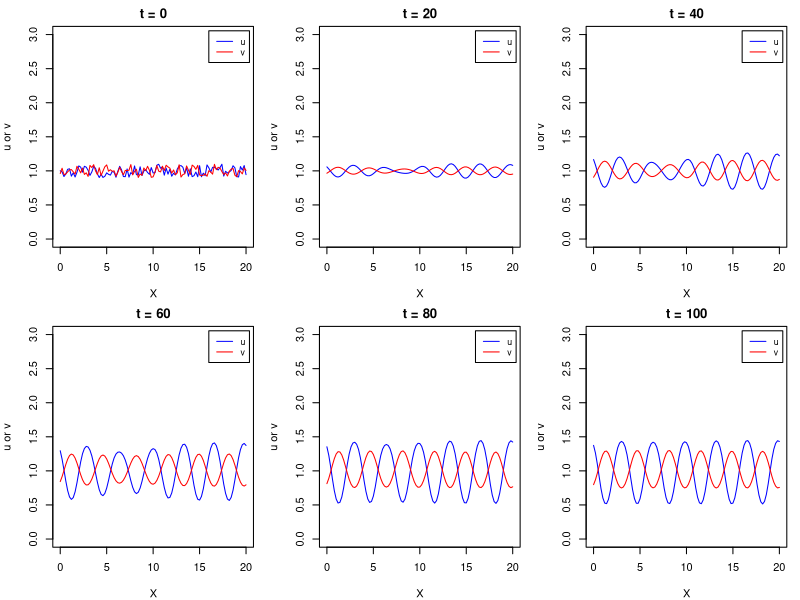
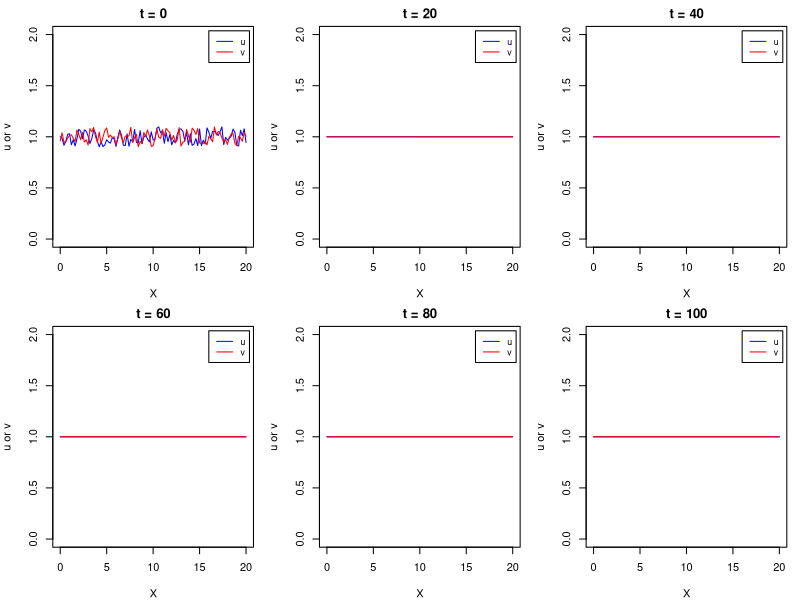
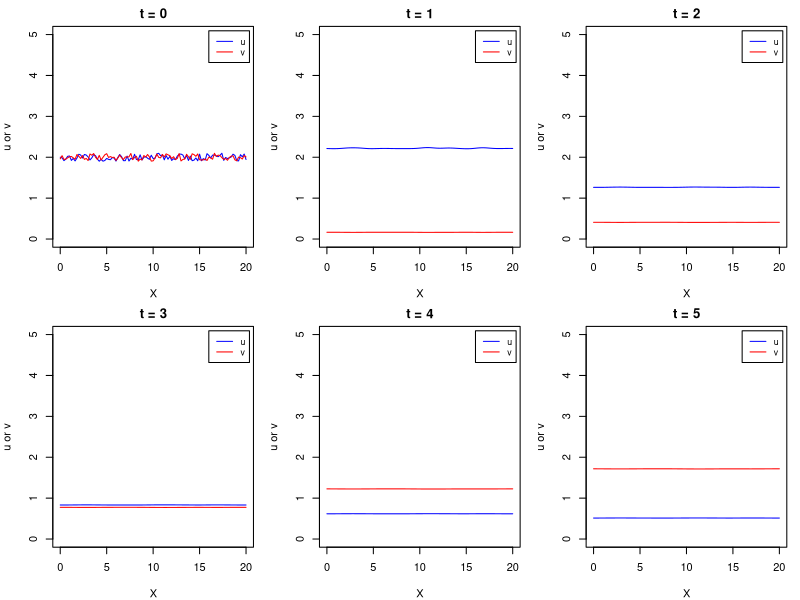
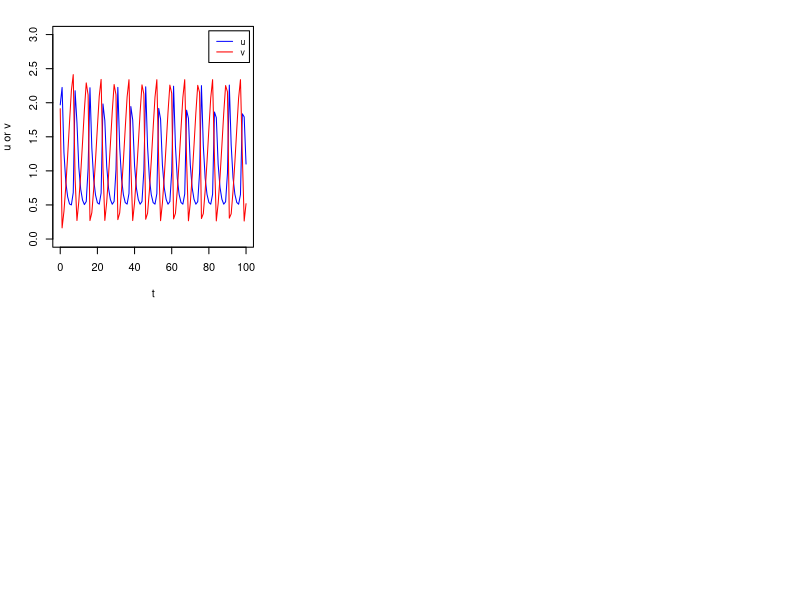
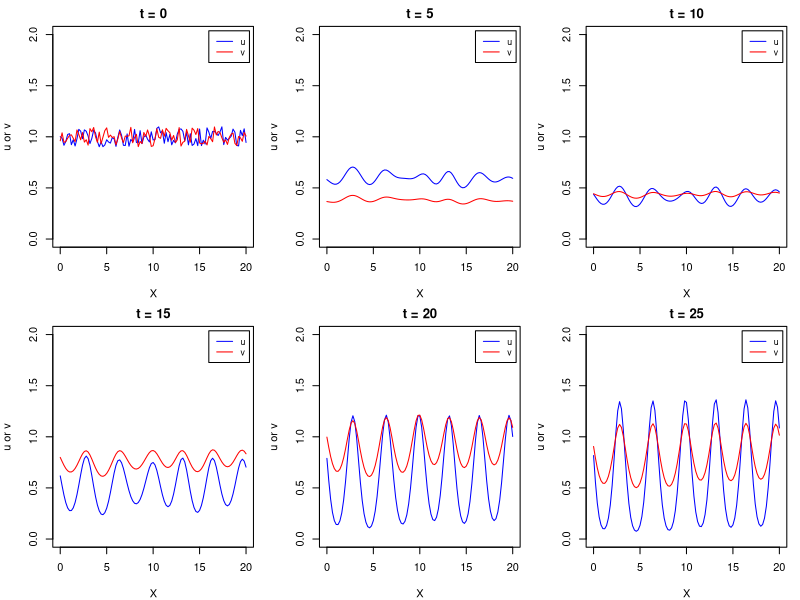

These charts were generated, in order, by the following R code:
## ---- chunk 1
# finite-difference step for a generic multi-component reaction-diffusion system,
# periodic boundary condition
pde_fd_reaction_diffusion_multi <- function(derivs, n, ngrid, dX, dt, D, t0, t.total, p0, ...) {
  # derivs: reaction term, returns the vector (f, g, ...) at one grid point
  # n: number of components; D: vector of n diffusion constants
  # p0: initial condition, a matrix of (n, ngrid)
  t_all <- seq(t0, t.total, by = dt); nt_all <- length(t_all)
  factor <- D / dX^2 * dt
  p <- p0
  for (i in seq_len(nt_all - 1)) {
    p_plus  <- cbind(p[, -1], p[, 1])                 # P(X + dX), wraps at the right edge
    p_minus <- cbind(p[, ngrid], p[, 1:(ngrid - 1)])  # P(X - dX), wraps at the left edge
    f <- apply(p, 2, function(X) derivs(t_all[i], X, ...))  # reaction term at every grid point
    p <- p + f * dt + factor * (p_plus + p_minus - 2 * p)
  }
  return(p)
}
## ---- chunk 2
#| fig-width: 9
#| fig-height: 5.5
#| out-width: "95%"
#| rmar: false
turing_asdm <- function(t, p, mu) {
  u <- p[1]; v <- p[2]; u2v <- u * u * v
  c(u2v - u, mu * (1 - u2v))
}

run_turing <- function(derivs, D, mu, u0, ngrid, dX, dt, t.total_iter, nplot, ylim) {
  par(mfrow = c(2, 3), mar = c(4, 4, 2, 1))
  X_all <- (0:(ngrid - 1)) * dX
  u_now <- u0
  for (i in 0:(nplot - 1)) {
    if (i > 0)
      u_now <- pde_fd_reaction_diffusion_multi(derivs, n = 2, ngrid, dX, dt, D,
                                               t0 = 0, t.total = t.total_iter, p0 = u_now, mu = mu)
    plot(X_all, u_now[1, ], type = "l", col = "blue", xlab = "X", ylab = "u or v",
         xlim = c(0, 20), ylim = ylim, main = paste0("t = ", i * t.total_iter))
    lines(X_all, u_now[2, ], col = "red")
    legend("topright", inset = 0.02, legend = c("u", "v"),
           col = c("blue", "red"), lty = 1, cex = 0.8)
  }
}

set.seed(10)
l <- 20; dX <- 0.2; dt <- 0.01
ngrid <- as.integer(l / dX) + 1
u0 <- matrix(1 + runif(2 * ngrid, -0.1, 0.1), nrow = 2, ncol = ngrid)
run_turing(turing_asdm, D = c(0.1, 1), mu = 1.5, u0, ngrid, dX, dt,
           t.total_iter = 20, nplot = 6, ylim = c(0, 3))
## ---- chunk 3
#| fig-width: 9
#| fig-height: 5.5
#| out-width: "95%"
#| rmar: false
set.seed(10)
u0 <- matrix(1 + runif(2 * ngrid, -0.1, 0.1), nrow = 2, ncol = ngrid)
run_turing(turing_asdm, D = c(0.8, 1), mu = 1.5, u0, ngrid, dX, dt,
           t.total_iter = 20, nplot = 6, ylim = c(0, 2))
## ---- chunk 4
#| fig-width: 9
#| fig-height: 5.5
#| out-width: "95%"
#| rmar: false
set.seed(10)
u0 <- matrix(2 + runif(2 * ngrid, -0.1, 0.1), nrow = 2, ncol = ngrid)
run_turing(turing_asdm, D = c(0.3, 1), mu = 0.9, u0, ngrid, dX, dt,
           t.total_iter = 1, nplot = 6, ylim = c(0, 5))
## ---- chunk 5
set.seed(10)
u0 <- matrix(2 + runif(2 * ngrid, -0.1, 0.1), nrow = 2, ncol = ngrid)
niter <- 100; mid <- ngrid %/% 2 + 1
traj <- matrix(0, nrow = niter + 1, ncol = 3)
traj[1, ] <- c(0, u0[, mid])
u_now <- u0
for (i in 1:niter) {
  u_now <- pde_fd_reaction_diffusion_multi(turing_asdm, n = 2, ngrid, dX, dt, D = c(0.3, 1),
                                           t0 = 0, t.total = 1, p0 = u_now, mu = 0.9)
  traj[i + 1, ] <- c(i, u_now[, mid])
}
plot(traj[, 1], traj[, 2], type = "l", col = "blue", xlab = "t", ylab = "u or v", ylim = c(0, 3))
lines(traj[, 1], traj[, 3], col = "red")
legend("topright", inset = 0.02, legend = c("u", "v"), col = c("blue", "red"), lty = 1, cex = 0.8)
## ---- chunk 6
#| fig-width: 9
#| fig-height: 5.5
#| out-width: "95%"
#| rmar: false
turing_aim <- function(t, p, mu) {
  u <- p[1]; v <- p[2]
  c(u^2 / v - u, mu * u^2 - v)
}

set.seed(10)
u0 <- matrix(1 + runif(2 * ngrid, -0.1, 0.1), nrow = 2, ncol = ngrid)
run_turing(turing_aim, D = c(0.1, 1), mu = 1.5, u0, ngrid, dX, dt,
           t.total_iter = 5, nplot = 6, ylim = c(0, 2))
